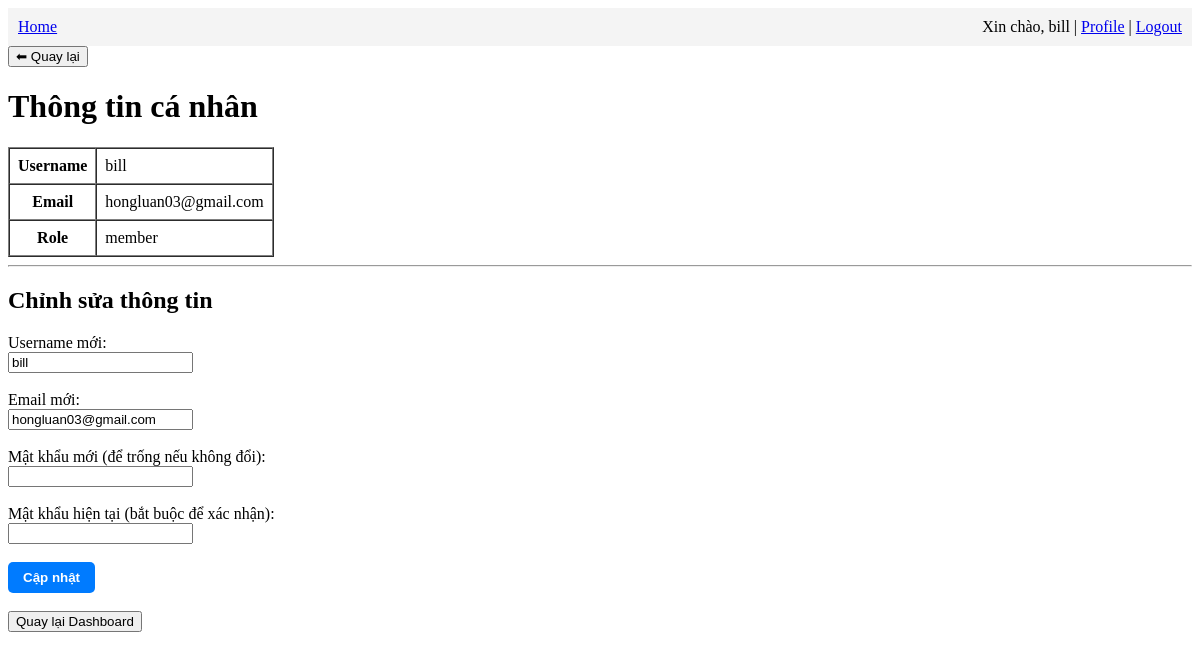
The app's page /profile (signed in) with its own data.
### app/models.py (models this page shows, shortened)
class User(UserMixin, db.Model):
    id: so.Mapped[int] = so.mapped_column(primary_key=True)
    username: so.Mapped[str] = so.mapped_column(sa.String(64), index=True,unique=True)
    email: so.Mapped[str] = so.mapped_column(sa.String(120), index=True,unique=True)
    password_hash: so.Mapped[Optional[str]] = so.mapped_column(sa.String(256))
    role = db.Column(db.String(20), default=Role.MEMBER)
    qr_secret = db.Column(db.String(64))

### app/main/routes.py (the view, shortened to what this page needs)
@bp.route('/profile', methods=['GET', 'POST'])
@login_required
def profile():
    message = None  # dùng để hiển thị thông báo tùy loại
    message_type = None
    return render_template('main/profile.html', user=current_user, message=message, message_type=message_type)

### app/models.py (called while the page is built)
@login.user_loader
def load_user(id):
    return db.session.get(User, int(id))

### app/main/templates/main/profile.html (shortened to what this page needs)
{% extends "base.html" %}
{% block content %}
<h1>Thông tin cá nhân</h1>
<table border="1" cellpadding="8" cellspacing="0">
    <tr><th>Username</th><td>{{ user.username }}</td></tr>
    <tr><th>Email</th><td>{{ user.email }}</td></tr>
    <tr><th>Role</th><td>{{ user.role }}</td></tr>
</table>
<hr>
<h2>Chỉnh sửa thông tin</h2>
<form method="POST">
    <label>Username mới:</label><br>
    <input type="text" name="username" value="{{ user.username }}"><br><br>
    <label>Email mới:</label><br>
    <input type="email" name="email" value="{{ user.email }}"><br><br>
    <label>Mật khẩu mới (để trống nếu không đổi):</label><br>
    <input type="password" name="new_password"><br><br>
    <label>Mật khẩu hiện tại (bắt buộc để xác nhận):</label><br>
    <input type="password" name="current_password" required><br><br>
    <button type="submit">Cập nhật</button>
</form>
<br>
<a href="{{ url_for('main.home') }}">
    <button>Quay lại Dashboard</button>
</a>
{% endblock %}

### app/templates/base.html (shortened to what this page needs)
<!DOCTYPE html>
<html lang="en">
<head>
  <link rel="stylesheet" href="{{ url_for('static', filename='css/styles.css') }}">
</head>
<body>
  <nav style="background-color: #f4f4f4; padding: 10px;">
    <a href="{{ url_for('main.home') }}">Home</a>
    {% if current_user.is_authenticated %}
    <div style="float: right;">
        <span>Xin chào, {{ current_user.username }} | </span>
        <a href="{{ url_for('main.profile') }}">Profile</a> |
        <a href="{{ url_for('auth.logout') }}">Logout</a>
    </div>
    {% endif %}
  </nav>
  <div class="container">
    <button onclick="window.history.back()" class="btn-back">⬅ Quay lại</button>
    {% block content %}{% endblock %}
  </div>
</body>
</html>

### app/static/css/styles.css (style rules this page uses)
button[type="submit"], .btn-primary { background-color: #007bff; color: white; border: none; padding: 8px 15px; border-radius: 5px; cursor: pointer; font-weight: bold; }

### records on screen
User: username "bill", email "hongluan03@gmail.com", role "member"
